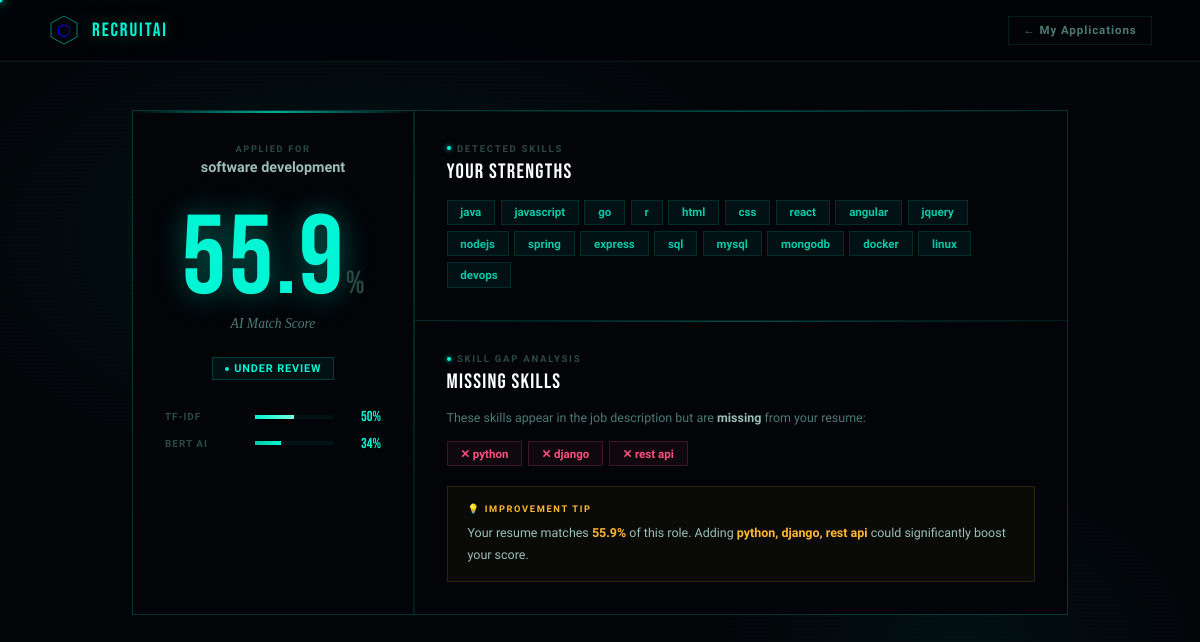
Screenshot of /portal/score/1/ (signed in) with the database file from the repository.
### screener/models.py (models this page shows, shortened)
class Candidate(models.Model):
    STATUS_CHOICES = [
        ('pending',       'Pending'),
        ('review',        'Under Review'),
        ('shortlisted',   'Shortlisted'),
        ('rejected',      'Rejected'),
        ('auto_rejected', 'Auto Rejected'),
    ]
    job         = models.ForeignKey(JobPosting, on_delete=models.CASCADE, related_name='candidates')
    user        = models.ForeignKey(User, on_delete=models.SET_NULL, null=True, blank=True, related_name='applications')
    name        = models.CharField(max_length=200)
    email       = models.EmailField(blank=True)
    phone       = models.CharField(max_length=20, blank=True)
    resume_file = models.FileField(upload_to='resumes/')
    raw_text    = models.TextField(blank=True)
    tfidf_score  = models.FloatField(default=0.0)
    bert_score   = models.FloatField(default=0.0)
    final_score  = models.FloatField(default=0.0)
    rank         = models.IntegerField(default=0)
    required_skills_score  = models.FloatField(default=0.0)
    optional_skills_score  = models.FloatField(default=0.0)
    experience_score       = models.FloatField(default=0.0)
    education_score        = models.FloatField(default=0.0)
    completeness_score     = models.FloatField(default=0.0)
    skills_json              = models.TextField(default='[]')
    required_skills_matched  = models.IntegerField(default=0)
    optional_skills_matched  = models.IntegerField(default=0)
    auto_rejected     = models.BooleanField(default=False)
    rejection_reason  = models.CharField(max_length=500, blank=True)
    status       = models.CharField(max_length=20, choices=STATUS_CHOICES, default='pending')
    uploaded_at  = models.DateTimeField(default=timezone.now)
    processed_at = models.DateTimeField(null=True, blank=True)
    class Meta:
        ordering = ['-final_score']
    @property
    def skills(self):
        try:
            return json.loads(self.skills_json)
        except:
            return []
    @property
    def score_pct(self):
        return round(self.final_score * 100, 1)
    @property
    def tfidf_pct(self):
        return round(self.tfidf_score * 100, 1)
    @property
    def bert_pct(self):
        return round(self.bert_score * 100, 1)
    @property
    def missing_skills(self):
        try:
            from .nlp_engine import extract_skills
            job_skills = extract_skills(self.job.description)
            my_skills  = [s.lower() for s in self.skills]
            return [s for s in job_skills if s.lower() not in my_skills]
        except:
            return []

class JobPosting(models.Model):
    JOB_TYPE_CHOICES = [
        ('fulltime',   'Full Time'),
        ('parttime',   'Part Time'),
        ('internship', 'Internship'),
        ('remote',     'Remote'),
        ('hybrid',     'Hybrid'),
    ]
    EXPERIENCE_CHOICES = [
        ('any',      'Any / Not Required'),
        ('fresher',  'Fresher Only'),
        ('1',        '1+ Year'),
        ('2',        '2+ Years'),
        ('3',        '3+ Years'),
        ('5',        '5+ Years'),
        ('8',        '8+ Years'),
    ]
    EDUCATION_CHOICES = [
        ('any',      'Any Degree'),
        ('10th',     '10th Pass'),
        ('12th',     '12th Pass'),
        ('diploma',  'Diploma'),
        ('bca',      'BCA / B.Sc'),
        ('btech',    'B.Tech / B.E.'),
        ('mca',      'MCA / M.Sc'),
        ('mtech',    'M.Tech / M.E.'),
        ('mba',      'MBA'),
        ('phd',      'PhD'),
    ]
    SALARY_TYPE_CHOICES = [
        ('annual',  'Annual Package (LPA)'),
        ('monthly', 'Monthly Salary'),
        ('stipend', 'Stipend (Internship)'),
        ('undisclosed', 'Not Disclosed'),
    ]
    ANNUAL_SALARY_CHOICES = [
        ('not_disclosed', 'Not Disclosed'),
        ('below_3',       'Below 3 LPA'),
        ('3_5',           '3 - 5 LPA'),
        ('5_8',           '5 - 8 LPA'),
        ('8_12',          '8 - 12 LPA'),
        ('12_18',         '12 - 18 LPA'),
        ('18_25',         '18 - 25 LPA'),
        ('25_40',         '25 - 40 LPA'),
        ('40_plus',       '40 LPA+'),
    ]
    MONTHLY_SALARY_CHOICES = [
        ('not_disclosed', 'Not Disclosed'),
        ('below_15k',     'Below ₹15,000'),
        ('15_25k',        '₹15,000 - ₹25,000'),
        ('25_40k',        '₹25,000 - ₹40,000'),
        ('40_60k',        '₹40,000 - ₹60,000'),
        ('60_100k',       '₹60,000 - ₹1,00,000'),
        ('100k_plus',     '₹1,00,000+'),
    ]
    STIPEND_CHOICES = [
        ('unpaid',    'Unpaid / Certificate Only'),
        ('below_5k',  'Below ₹5,000/month'),
        ('5_10k',     '₹5,000 - ₹10,000/month'),
        ('10_15k',    '₹10,000 - ₹15,000/month'),
        ('15_20k',    '₹15,000 - ₹20,000/month'),
        ('20k_plus',  '₹20,000+/month'),
    ]
    title        = models.CharField(max_length=200)
    description  = models.TextField()
    created_by   = models.ForeignKey(User, on_delete=models.CASCADE, related_name='job_postings')
    created_at   = models.DateTimeField(default=timezone.now)
    is_active    = models.BooleanField(default=True)
    location     = models.CharField(max_length=200, blank=True)
    job_type         = models.CharField(max_length=20, choices=JOB_TYPE_CHOICES, default='fulltime')
    required_skills  = models.TextField(default='[]')   # JSON list
    optional_skills  = models.TextField(default='[]')   # JSON list
    min_experience   = models.CharField(max_length=20, choices=EXPERIENCE_CHOICES, default='any')
    min_education    = models.CharField(max_length=20, choices=EDUCATION_CHOICES, default='any')
    min_cgpa         = models.FloatField(default=0.0)   # 0.0 = no cutoff
    salary_type      = models.CharField(max_length=20, choices=SALARY_TYPE_CHOICES, default='undisclosed')
    salary_range     = models.CharField(max_length=50, default='not_disclosed')
    class Meta:
        ordering = ['-created_at']
    @property
    def required_skills_list(self):
        try:
            return json.loads(self.required_skills)
        except:
            return []
    @property
    def optional_skills_list(self):
        try:
            return json.loads(self.optional_skills)
        except:
            return []

### screener/views.py (the view)
# urls.py: path('portal/score/<int:cand_id>/', views.view_my_score, name='view_my_score'),
@login_required
def view_my_score(request, cand_id):
    candidate = get_object_or_404(Candidate, pk=cand_id, user=request.user)
    return render(request, 'screener/candidate_score.html', {'candidate': candidate})

### screener/nlp_engine.py (called while the page is built)
def extract_skills(text):
    text_lower = text.lower()
    found = []
    for skill in SKILL_VOCAB:
        if skill in text_lower and skill not in found:
            found.append(skill)
    return found

### templates/screener/candidate_score.html (shortened to what this page needs)
<!DOCTYPE html>
<html lang="en">
<head>
</head>
<body>
<nav>
  <a href="/portal/" class="nb">
    <div class="nh"><svg width="32" height="32" viewBox="0 0 32 32"><polygon points="16,2 29,9 29,23 16,30 3,23 3,9" fill="none" stroke="rgba(0,245,212,0.5)" stroke-width="1"/></svg><span class="ng">⬡</span></div>
    <span class="nn">RecruitAI</span>
  </a>
  <a href="/portal/my-applications/" class="back">← My Applications</a>
</nav>
<div class="page">
  <div class="layout">
    <div class="score-card">
      <div class="sc-job-lbl">Applied for</div>
      <div class="sc-job">{{ candidate.job.title }}</div>
      <div>
        <span class="big-num {% if candidate.score_pct >= 75 %}bh{% elif candidate.score_pct >= 50 %}bm{% else %}bl{% endif %}">{{ candidate.score_pct }}</span><span class="pct">%</span>
      </div>
      <div class="score-cap">AI Match Score</div>
      <div class="stat-b s-{{ candidate.status }}"><span class="sdot"></span>{{ candidate.get_status_display }}</div>
      <div class="breakdown">
        <div class="bd-row"><span class="bd-lbl">TF-IDF</span><div class="bd-bar"><div class="bd-fill fp" style="width:{{ candidate.tfidf_pct }}%"></div></div><span class="bd-val">{{ candidate.tfidf_pct|floatformat:0 }}%</span></div>
        <div class="bd-row"><span class="bd-lbl">BERT AI</span><div class="bd-bar"><div class="bd-fill fa" style="width:{{ candidate.bert_pct }}%"></div></div><span class="bd-val">{{ candidate.bert_pct|floatformat:0 }}%</span></div>
      </div>
    </div>
    <div class="right-col">
      <div class="panel">
        <div class="p-lbl">Detected Skills</div>
        <div class="p-title">Your Strengths</div>
        {% if candidate.skills %}<div class="skills-wrap">{% for s in candidate.skills %}<span class="skill">{{ s }}</span>{% endfor %}</div>
        {% else %}<div style="font-size:.82rem;color:var(--dimmer)">No skills detected. HR will run AI screening soon.</div>{% endif %}
      </div>
      <div class="panel">
        <div class="p-lbl" style="--dot:var(--rose)">Skill Gap Analysis</div>
        <div class="p-title">Missing Skills</div>
        {% if candidate.missing_skills %}
        <div style="font-size:.78rem;color:var(--dim);margin-bottom:1rem;">These skills appear in the job description but are <strong style="color:var(--text2)">missing</strong> from your resume:</div>
        <div class="skills-wrap">{% for s in candidate.missing_skills %}<span class="skill skill-miss">✕ {{ s }}</span>{% endfor %}</div>
        <div class="gap-tip">
          <div class="gt-lbl">💡 Improvement Tip</div>
          <div class="gt-txt">Your resume matches <strong>{{ candidate.score_pct }}%</strong> of this role. Adding <strong>{{ candidate.missing_skills|join:", " }}</strong> could significantly boost your score.</div>
        </div>
        {% else %}<div class="no-gap">🎉 No major skill gaps detected for this role!</div>{% endif %}
      </div>
    </div>
  </div>
</div>
</body>
</html>

### rows the page displays
Candidate: job "software development", score_pct "55.9", status "UNDER REVIEW", tfidf_pct "50", bert_pct "34", missing_skills "python, django, rest api"

### other values shown
{{ s }} "java" "javascript" "go" "r" "html" "css" "react" "angular" "jquery" "nodejs" "spring" "express" "sql" "mysql" "mongodb" "docker" "linux" "devops"
{{ s }} "python" "django" "rest api"
